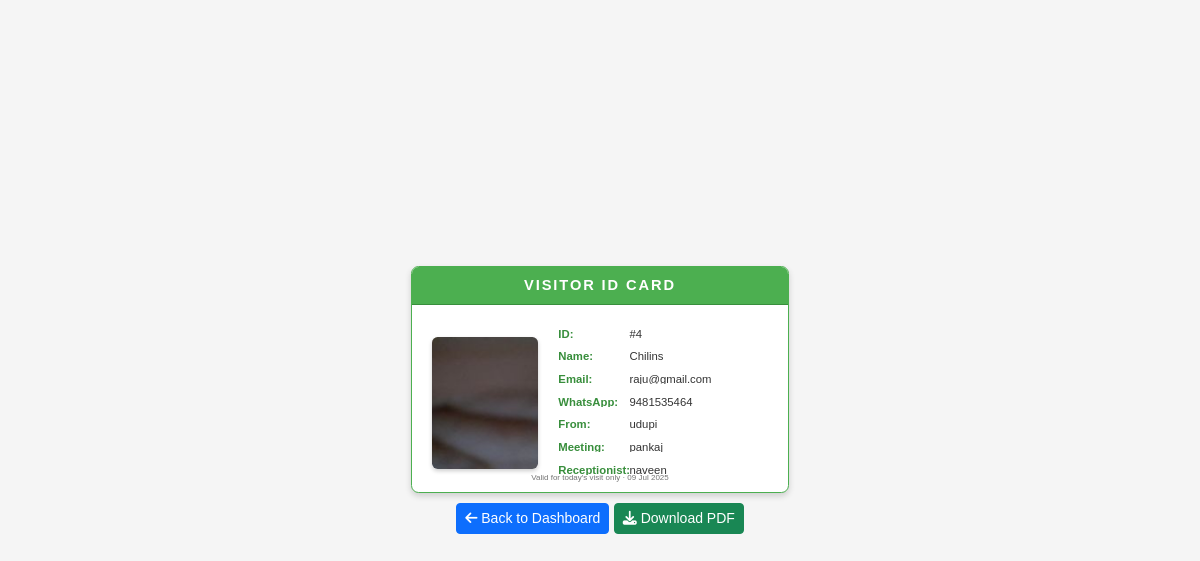
The app's page /display.php?id=4 (signed in) with its own data.
### tables this page shows
CREATE TABLE `visitors` (
  `id` int(11) UNSIGNED NOT NULL,
  `name` varchar(255) NOT NULL,
  `email` varchar(255) DEFAULT NULL,
  `whatsapp` varchar(20) NOT NULL,
  `coming_from` varchar(255) NOT NULL,
  `meeting_to` varchar(255) NOT NULL,
  `selfie_path` varchar(255) NOT NULL,
  `receptionist_id` int(11) UNSIGNED DEFAULT NULL,
  `otp` varchar(6) DEFAULT NULL
);

CREATE TABLE `users1` (
  `id` int(6) UNSIGNED NOT NULL,
  `mobile` varchar(15) NOT NULL,
  `password` varchar(255) NOT NULL,
  `name` varchar(100) NOT NULL,
  `role` enum('receptionist','super_admin') NOT NULL DEFAULT 'receptionist',
  `reg_date` timestamp NOT NULL DEFAULT current_timestamp()
);

### display.php (the view, shortened to what this page needs)
<?php
try {
    $db = new PDO('mysql:host=localhost;dbname=registration_db', 'root', '');
    $db->setAttribute(PDO::ATTR_ERRMODE, PDO::ERRMODE_EXCEPTION);
} catch (PDOException $e) {
    $_SESSION['errors'] = ["Database error: " . $e->getMessage()];
    header("Location: admin_dashboard.php");
    exit();
}
$id = (int)$_GET['id'];
$user_id = $_SESSION['user_id'];
$user_type = $_SESSION['user_type'];
try {
    if ($user_type === 'super_admin') {
        $stmt = $db->prepare("SELECT v.*, u.name AS receptionist_name
                             FROM visitors v
                             LEFT JOIN users1 u ON v.receptionist_id = u.id
                             WHERE v.id = :id");
        $stmt->execute([':id' => $id]);
    } else {
        $stmt = $db->prepare("SELECT v.*, u.name AS receptionist_name
                             FROM visitors v
                             LEFT JOIN users1 u ON v.receptionist_id = u.id
                             WHERE v.id = :id AND v.receptionist_id = :user_id");
        $stmt->execute([':id' => $id, ':user_id' => $user_id]);
    }
    $data = $stmt->fetch(PDO::FETCH_ASSOC);
    $selfie_path = $data['selfie_path'];
} catch (PDOException $e) {
    $_SESSION['errors'] = ["Database error: " . $e->getMessage()];
    header("Location: admin_dashboard.php");
    exit();
}
?>
<!DOCTYPE html>
<html lang="en">
<head>
    <link href="https://cdn.jsdelivr.net/npm/bootstrap@5.3.3/dist/css/bootstrap.min.css" rel="stylesheet">
    <link rel="stylesheet" href="https://cdnjs.cloudflare.com/ajax/libs/font-awesome/6.4.0/css/all.min.css">
</head>
<body>
    <div class="id-card-container">
        <div class="id-card">
            <div class="title-bg"></div>
            <div class="title">Visitor ID Card</div>
            <div class="content">
                <div class="selfie-container">
                    <img src="<?php echo htmlspecialchars($selfie_path); ?>" alt="Selfie" class="selfie">
                </div>
                <div class="details">
                    <div><span class="detail-label">ID:</span> #<?php echo $id; ?></div>
                    <div><span class="detail-label">Name:</span> <?php echo htmlspecialchars(substr($data['name'], 0, 40)); ?></div>
                    <?php if ($data['email']): ?>
                        <div><span class="detail-label">Email:</span> <?php echo htmlspecialchars(substr($data['email'], 0, 40)); ?></div>
                    <?php endif; ?>
                    <div><span class="detail-label">WhatsApp:</span> <?php echo htmlspecialchars(substr($data['whatsapp'], 0, 40)); ?></div>
                    <div><span class="detail-label">From:</span> <?php echo htmlspecialchars(substr($data['coming_from'], 0, 40)); ?></div>
                    <div><span class="detail-label">Meeting:</span> <?php echo htmlspecialchars(substr($data['meeting_to'], 0, 40)); ?></div>
                    <?php if ($user_type === 'super_admin'): ?>
                        <div><span class="detail-label">Receptionist:</span> <?php echo htmlspecialchars($data['receptionist_name'] ?: 'N/A'); ?></div>
                    <?php endif; ?>
                </div>
            </div>
            <div class="footer">Valid for today's visit only · <?php echo date('d M Y'); ?></div>
        </div>
        <div class="nav-buttons">
            <a href="admin_dashboard.php" class="btn btn-primary btn-sm"><i class="fas fa-arrow-left"></i> Back to Dashboard</a>
            <a href="download.php?id=<?php echo $id; ?>" class="btn btn-success btn-sm"><i class="fas fa-download"></i> Download PDF</a>
        </div>
    </div>
</body>
</html>

### display.php (style rules this page uses)
:root { --primary-color: #0b3d91; --secondary-color: #1e88e5; --accent-color: #4CAF50; --light-bg: #f5f5f5; }
body { display: flex; justify-content: center; align-items: center; min-height: 100vh; margin: 0; background-color: var(--light-bg); font-family: Arial, sans-serif; }
.id-card-container { max-width: 100mm; margin: 20px; }
.id-card { width: 100mm; height: 60mm; background-color: white; border: 0.5mm solid var(--accent-color); padding: 2mm; box-sizing: border-box; position: relative; box-shadow: 0 3px 6px rgba(0,0,0,0.16); border-radius: 2mm; overflow: hidden; }
.title-bg { position: absolute; top: 0; left: 0; width: 100%; height: 10mm; background-color: var(--accent-color); border-bottom: 0.3mm solid #388E3C; }
.title { position: absolute; top: 0; left: 0; width: 100%; text-align: center; color: white; font-size: 11pt; font-weight: bold; line-height: 10mm; margin: 0; text-transform: uppercase; letter-spacing: 0.5mm; }
.content { position: absolute; top: 12mm; left: 0; width: 100%; height: calc(60mm - 12mm); display: flex; align-items: center; padding: 0 3mm; box-sizing: border-box; }
.selfie-container { width: 35%; height: 100%; display: flex; justify-content: center; align-items: center; padding: 3mm 0; }
.selfie { width: 28mm; height: 35mm; border: none; object-fit: cover; border-radius: 1.5mm; box-shadow: 0 2px 4px rgba(0,0,0,0.2); }
.details { width: 65%; height: 100%; padding: 3mm 0 3mm 3mm; font-size: 8.5pt; color: #333333; line-height: 5.5mm; display: flex; flex-direction: column; justify-content: center; }
.details div { white-space: nowrap; overflow: hidden; text-overflow: ellipsis; margin-bottom: 2mm; position: relative; }
.detail-label { font-weight: bold; color: #388E3C; display: inline-block; width: 18mm; }
.footer { position: absolute; bottom: 2mm; left: 0; width: 100%; text-align: center; font-size: 6pt; color: #757575; }
.nav-buttons { margin-top: 10px; text-align: center; }

### records on screen
visitors: selfie_path (picture), name "Chilins", email "raju@gmail.com", whatsapp "9481535464", coming_from "udupi", meeting_to "pankaj", receptionist.name "naveen"

### other values on screen
$id "4"
